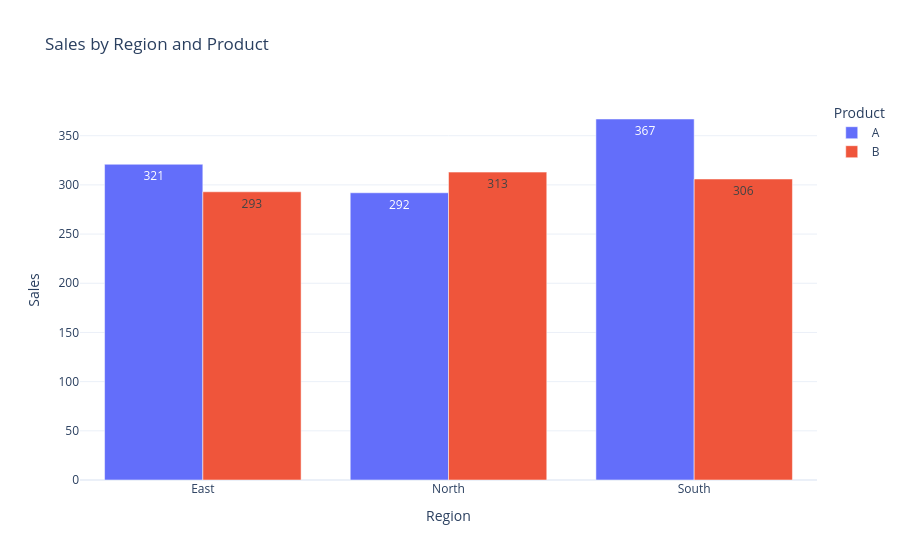

This figure's notebook cell:
### Code cell
fig = px.bar(
    region_product_customers,
    x="region",
    y="customers",
    color="product",
    barmode="group",
    text = "customers",
    title="Sales by Region and Product"
)

fig.update_layout(
    xaxis_title="Region",
    yaxis_title="Sales",
    legend_title="Product"
)

fig.show()

### Figure 1 — Plotly figure (JSON) as saved in the notebook; plotly's stock layout.template omitted (floating-point values rounded to 4 significant figures)
{"data": [{"alignmentgroup": "True", "hovertemplate": "product=A<br>region=%{x}<br>customers=%{text}<extra></extra>", "legendgroup": "A", "marker": {"color": "#636efa", "pattern": {"shape": ""}}, "name": "A", "offsetgroup": "A", "orientation": "v", "showlegend": true, "text": [321.0, 292.0, 367.0], "textposition": "auto", "type": "bar", "x": ["East", "North", "South"], "xaxis": "x", "y": [321, 292, 367], "yaxis": "y"}, {"alignmentgroup": "True", "hovertemplate": "product=B<br>region=%{x}<br>customers=%{text}<extra></extra>", "legendgroup": "B", "marker": {"color": "#EF553B", "pattern": {"shape": ""}}, "name": "B", "offsetgroup": "B", "orientation": "v", "showlegend": true, "text": [293.0, 313.0, 306.0], "textposition": "auto", "type": "bar", "x": ["East", "North", "South"], "xaxis": "x", "y": [293, 313, 306], "yaxis": "y"}], "layout": {"barmode": "group", "legend": {"title": {"text": "Product"}, "tracegroupgap": 0}, "title": {"text": "Sales by Region and Product"}, "xaxis": {"anchor": "y", "domain": [0, 1], "title": {"text": "Region"}}, "yaxis": {"anchor": "x", "domain": [0, 1], "title": {"text": "Sales"}}}}
